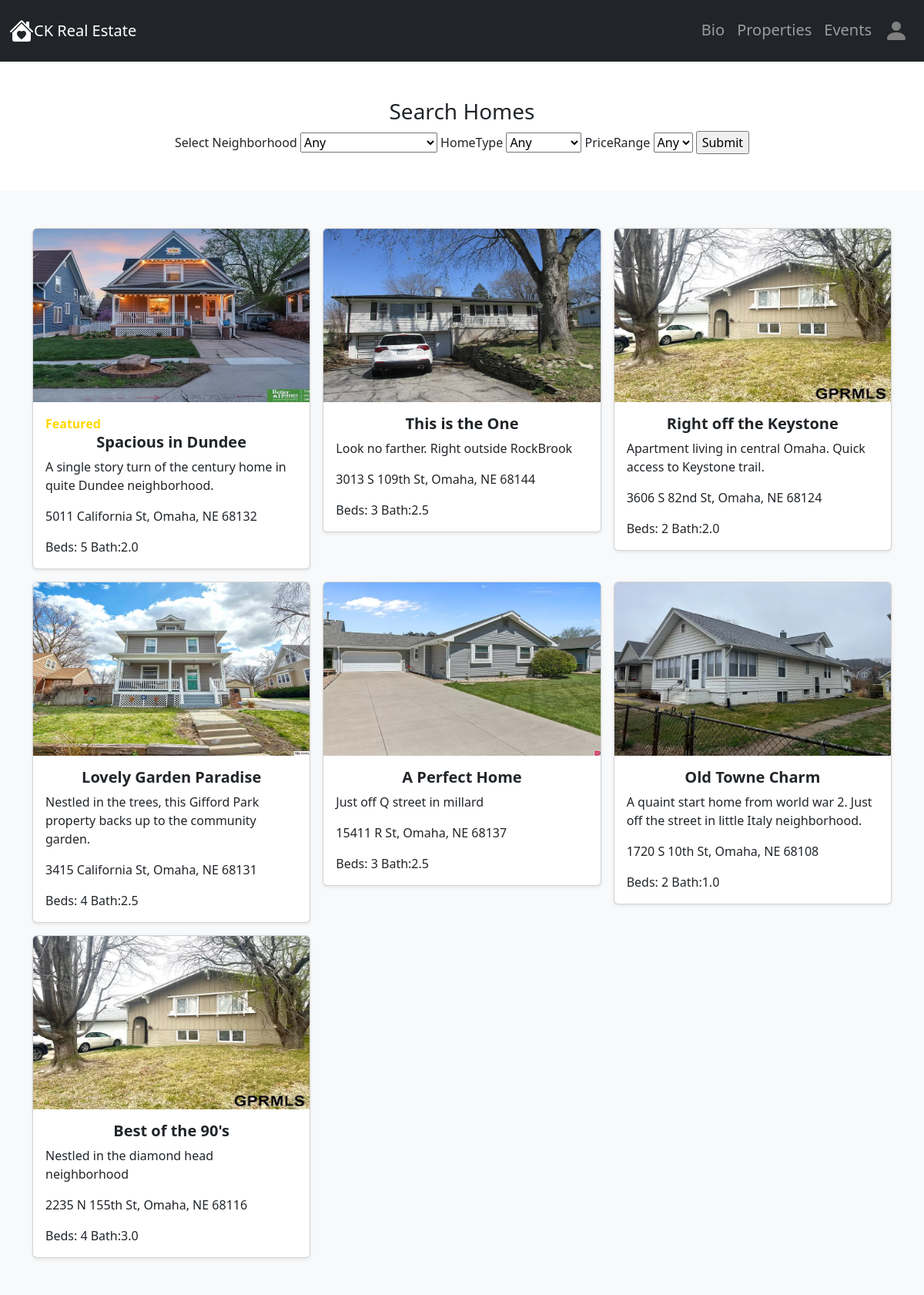
Page /realestate/ on the committed database.
### realestate/models.py (models this page shows, shortened)
class PropertyListing(models.Model):
    Listing_ID = models.BigAutoField(auto_created=True,primary_key=True, serialize=False, verbose_name='ID')
    Listing_Name = models.CharField(max_length=255, unique=True)
    Listing_Desc = models.TextField()
    Listing_Address = models.CharField(max_length=255)
    Beds = models.DecimalField(max_digits=2, decimal_places=0)
    Bath = models.DecimalField(max_digits=3, decimal_places=1)
    Price = MoneyField(max_digits=10,default=0,decimal_places=2,default_currency='USD')
    Is_Featured_Property = models.BooleanField(default=False)
    Is_Visible = models.BooleanField(default=True)
    Availability_Status = models.CharField(max_length=50, default='Available')
    Listing_Neighborhood = models.ForeignKey(Neighborhood, null=True, on_delete=models.CASCADE)
    Listing_Home_Type = models.ForeignKey(Home_Type, null=True, on_delete=models.DO_NOTHING)
    @property
    def first_image(self):
        return self.images.first()

class PropertyImage(models.Model):
    Image_ID = models.BigAutoField(auto_created=True,primary_key=True, serialize=False, verbose_name='ID')
    Property_Image = models.ImageField(upload_to='property_images/')
    Property_Listing = models.ForeignKey(PropertyListing, null=True, blank=True, related_name='images',
                                         on_delete=models.CASCADE)

### realestate/views.py (the view)
# urls.py: path('', views.all_listings, name='listings'),
def all_listings(request):
    template = loader.get_template('realestate/listings.html')
    listings = PropertyListing.objects.all().order_by('-Is_Featured_Property')
    context = {
        'listings': listings,
        'neighborhoods': Neighborhood.objects.all(),
        'homeTypes': Home_Type.objects.all(),
        'priceRanges': PriceRange.objects.all()
    }
    return HttpResponse(template.render(context, request))

### realestate/templates/realestate/listings.html (shortened to what this page needs)
{% extends "main.html" %}
{% block content %}
    <main>
        <section class="py-5 text-center container">
            <form method="GET" action="{% url 'search_listings' %}">
                <h3>Search Homes</h3>
                Select Neighborhood
                <select name="neighborhoodOption" id="neighborhoodOption">
                    <option value="Any"><p class="card-text"> Any </p></option>
                </select>
                HomeType
                <select name="homeTypeOption" id="homeTypeOption">
                    <option value="Any"><p class="card-text"> Any </p></option>
                </select>
                PriceRange
                <select name="priceRangeOption" id="priceRangeOption">
                    <option value="Any"><p class="card-text"> Any </p></option>
                </select>
                <input type="submit" value="Submit"/>
            </form>
        </section>
        <section>
            <div class="album py-5 bg-body-tertiary">
                <div class="container">
                    <div class="row row-cols-1 row-cols-sm-2 row-cols-md-3 g-3">
                        {% for listing in listings %}
                            <div class="col">
                                <div class="card shadow-sm">
                                   <a href="detail_listings?id={{ listing.Listing_ID}}">  <img class="card-img-top" height="225"
                                             src="{{ listing.first_image.Property_Image.url }}"
                                             alt="..."/>
                                       </a>
                                    <div class="card-body">
                                        {% if listing.Is_Featured_Property %}
                                            <div class="text-right fw-bolder" style="color: gold">Featured</div>
                                        {% endif %}
                                        <div class="text-center">
                                            <h5 class="fw-bolder">{{ listing.Listing_Name | truncatechars:30 }}</h5>
                                        </div>
                                        <p class="card-text">{{ listing.Listing_Desc |truncatechars:100 }}</p>
                                        <p class="card-text">{{ listing.Listing_Address |truncatechars:100 }}</p>
                                        <div class="d-flex justify-content-between align-items-center">
                                            Beds: {{ listing.Beds }} Bath:{{ listing.Bath }}
                                        </div>
                                    </div>
                                </div>
                            </div>
                        {% endfor %}
                    </div>
                </div>
            </div>
        </section>
    </main>
{% endblock %}

### templates/main.html (shortened to what this page needs)
{% include "head.html" %}
{% include 'navbar.html'%}
{% block content %}
{% endblock content %}
{% include "footer.html" %}

### templates/head.html (shortened to what this page needs)
<!doctype html>
<html lang="en">
  <head>
    <link href="https://cdn.jsdelivr.net/npm/bootstrap@5.3.3/dist/css/bootstrap.min.css" rel="stylesheet">
  </head>
  <body>

### templates/navbar.html (shortened to what this page needs)
     <nav class="navbar navbar-expand-lg navbar-dark bg-dark">
        <div class="container-fluid">
            <a class="navbar-brand" href="{% url 'realestate' %}">CK Real Estate</a>
            <div class="collapse navbar-collapse" id="navbarSupportedContent">
                {% with request.resolver_match.url_name as url_name %}
                <ul class="navbar-nav ms-auto mb-2 mt-2 mb-lg-0 fs-5">
                    <li class="nav-item">
                        <a class="nav-link {% if url_name == 'agent_profile' %}active{% endif %}"
                        href="{% url 'agent_profile' %}">Bio</a></li>
                    <li class="nav-item">
                        <a class="nav-link {% if url_name == 'realestate' %}active{% endif %}"
                         href="{% url 'realestate' %}">Properties</a>
                    <li class="nav-item">
                        <a class="nav-link {% if url_name == 'events' %}active{% endif %}"
                        href="{% url 'events' %}">Events</a>
                    </li>
                    {% if user.is_authenticated %}
                    <li class="nav-item">
                        <a class="nav-link {% if url_name == 'login' %}active{% endif %}"
                        href="{% url 'logout' %}">
                        <svg xmlns="http://www.w3.org/2000/svg" width="32" height="32" fill="currentColor" class="bi bi-person-fill-x mb-2" viewBox="0 0 16 16">
                            <path d="M11 5a3 3 0 1 1-6 0 3 3 0 0 1 6 0m-9 8c0 1 1 1 1 1h5.256A4.5 4.5 0 0 1 8 12.5a4.5 4.5 0 0 1 1.544-3.393Q8.844 9.002 8 9c-5 0-6 3-6 4"/>
                            <path d="M12.5 16a3.5 3.5 0 1 0 0-7 3.5 3.5 0 0 0 0 7m-.646-4.854.646.647.646-.647a.5.5 0 0 1 .708.708l-.647.646.647.646a.5.5 0 0 1-.708.708l-.646-.647-.646.647a.5.5 0 0 1-.708-.708l.647-.646-.647-.646a.5.5 0 0 1 .708-.708"/>
                        </svg>
                        </a>
                    </li>
                    {% else %}
                    <li class="nav-item">
                        <a class="nav-link {% if url_name == 'login' %}active{% endif %}"
                        href="{% url 'login' %}">
                        <svg xmlns="http://www.w3.org/2000/svg" width="32" height="32" fill="gray" class="bi bi-person-fill mb-2" viewBox="0 0 16 16">
                            <path d="M3 14s-1 0-1-1 1-4 6-4 6 3 6 4-1 1-1 1zm5-6a3 3 0 1 0 0-6 3 3 0 0 0 0 6"/>
                          </svg>
                        </a>
                    </li>
                    {% endif %}
                </ul>
                {% endwith %}
            </div>
        </div>
    </nav>

### templates/footer.html (shortened to what this page needs)
</body>
</html>

### rows in the picture
PropertyListing: first_image.Property_Image (picture), Is_Featured_Property "Featured", Listing_Name "Spacious in Dundee", Listing_Desc "A single story turn of the century home in quite Dundee neighborhood.", Listing_Address "5011 California St, Omaha, NE 68132", Beds "5", Bath "2.0"
PropertyListing: first_image.Property_Image (picture), Listing_Name "This is the One", Listing_Desc "Look no farther. Right outside RockBrook", Listing_Address "3013 S 109th St, Omaha, NE 68144", Beds "3", Bath "2.5"
PropertyListing: first_image.Property_Image (picture), Listing_Name "Right off the Keystone", Listing_Desc "Apartment living in central Omaha. Quick access to Keystone trail.", Listing_Address "3606 S 82nd St, Omaha, NE 68124", Beds "2", Bath "2.0"
PropertyListing: first_image.Property_Image (picture), Listing_Name "Lovely Garden Paradise", Listing_Desc "Nestled in the trees, this Gifford Park property backs up to the community garden.", Listing_Address "3415 California St, Omaha, NE 68131", Beds "4", Bath "2.5"
PropertyListing: first_image.Property_Image (picture), Listing_Name "A Perfect Home", Listing_Desc "Just off Q street in millard", Listing_Address "15411 R St, Omaha, NE 68137", Beds "3", Bath "2.5"
PropertyListing: first_image.Property_Image (picture), Listing_Name "Old Towne Charm", Listing_Desc "A quaint start home from world war 2. Just off the street in little Italy neighborhood.", Listing_Address "1720 S 10th St, Omaha, NE 68108", Beds "2", Bath "1.0"
PropertyListing: first_image.Property_Image (picture), Listing_Name "Best of the 90's", Listing_Desc "Nestled in the diamond head neighborhood", Listing_Address "2235 N 155th St, Omaha, NE 68116", Beds "4", Bath "3.0"
